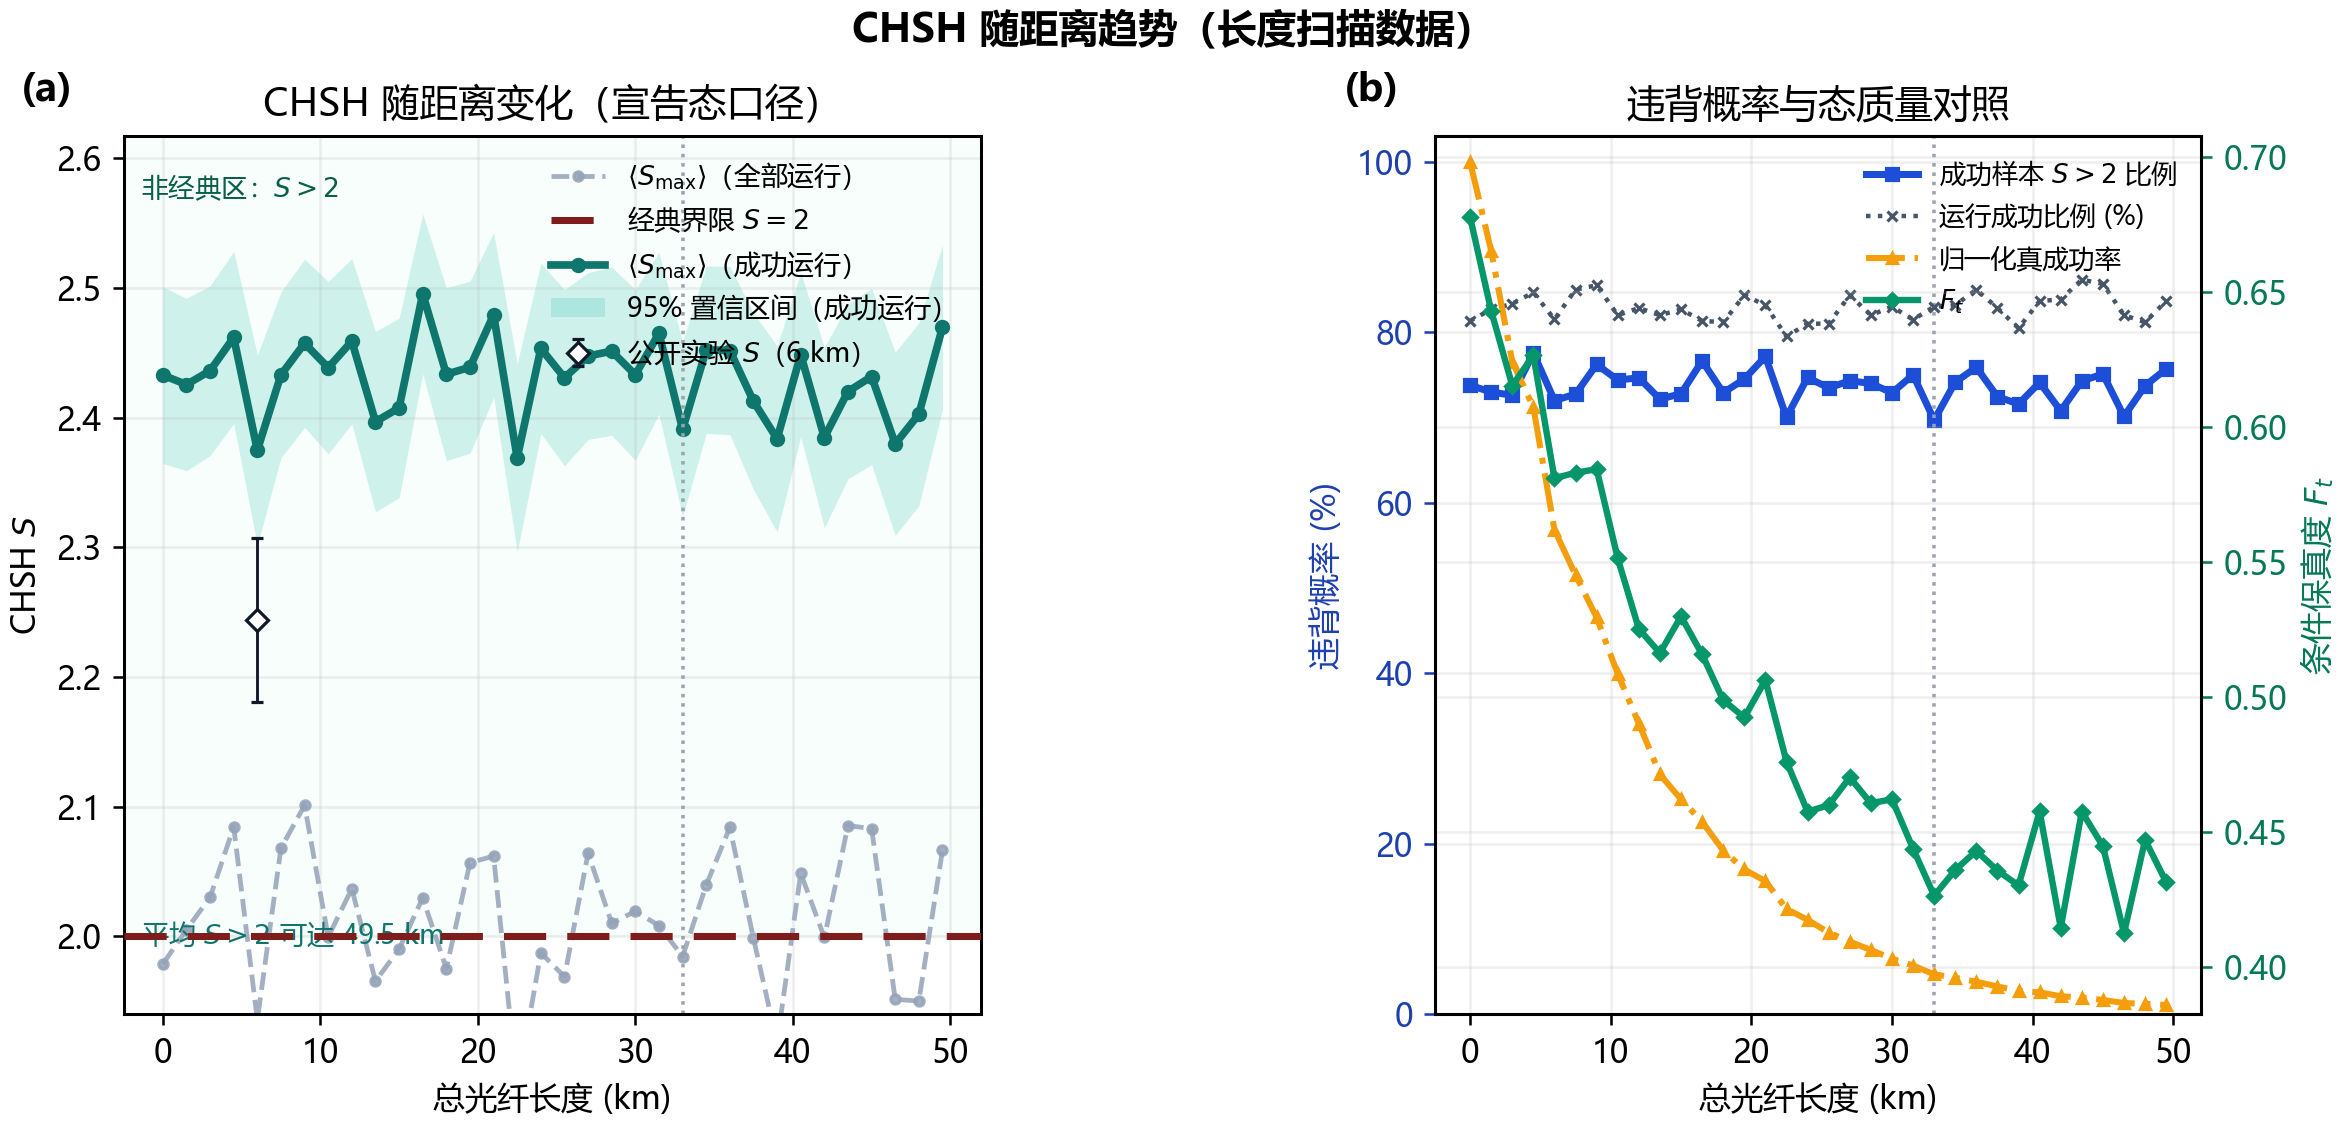

Recreate this plot in Python.
from plot_style import frame_all_axes
import argparse
import csv
import pathlib

import matplotlib.pyplot as plt
import numpy as np

EXPORT_PNG = True
EXP_CHSH_LENGTH_KM = 6.0
EXP_CHSH_S = 2.244
EXP_CHSH_S_ERR = 0.063


def _repo_root() -> pathlib.Path:
    return pathlib.Path(__file__).resolve().parents[2]


def _default_summary_csv() -> pathlib.Path:
    return (
        pathlib.Path(__file__).resolve().parents[1]
        / "data"
        / "length_scan_server_output_20260218_1926"
        / "summary"
        / "length_scan_summary.csv"
    )


def _default_runs_csv(summary_csv: pathlib.Path) -> pathlib.Path:
    return summary_csv.with_name("length_scan_runs.csv")


def _parse_args() -> argparse.Namespace:
    default_summary = _default_summary_csv()
    parser = argparse.ArgumentParser(description="Plot CHSH distance scaling from LENGTH_SCAN summary/runs CSV.")
    parser.add_argument("--summary-csv", type=pathlib.Path, default=default_summary)
    parser.add_argument("--runs-csv", type=pathlib.Path, default=_default_runs_csv(default_summary))
    return parser.parse_args()


def _parse_float(row: dict[str, str], key: str, line_no: int) -> float:
    raw = (row.get(key) or "").strip()
    if raw == "":
        raise ValueError(f"CSV line {line_no}: missing value for '{key}'")
    try:
        value = float(raw)
    except ValueError as exc:
        raise ValueError(f"CSV line {line_no}: invalid float '{raw}' for '{key}'") from exc
    if not np.isfinite(value):
        raise ValueError(f"CSV line {line_no}: non-finite '{raw}' for '{key}'")
    return value


def _load_summary(summary_csv: pathlib.Path) -> dict[str, np.ndarray]:
    if not summary_csv.exists():
        raise FileNotFoundError(f"Summary CSV not found: {summary_csv}")

    with summary_csv.open("r", encoding="utf-8", newline="") as fh:
        reader = csv.DictReader(fh)
        rows = list(reader)
        fieldnames = set(reader.fieldnames or [])

    required = ("length_km", "chsh_s_max_avg", "fidelity_true_avg", "p_success_true_abs_avg")
    missing = [key for key in required if key not in fieldnames]
    if missing:
        raise ValueError(f"Summary CSV missing columns: {', '.join(missing)}")
    if not rows:
        raise ValueError(f"Summary CSV has no rows: {summary_csv}")

    records = []
    for line_no, row in enumerate(rows, start=2):
        records.append(
            (
                _parse_float(row, "length_km", line_no),
                _parse_float(row, "chsh_s_max_avg", line_no),
                _parse_float(row, "fidelity_true_avg", line_no),
                _parse_float(row, "p_success_true_abs_avg", line_no),
            )
        )
    arr = np.asarray(records, dtype=float)
    order = np.argsort(arr[:, 0])
    arr = arr[order]
    return {
        "length_km": arr[:, 0],
        "s_mean": arr[:, 1],
        "f_t": arr[:, 2],
        "p_t": arr[:, 3],
    }


def _load_run_stats(runs_csv: pathlib.Path, lengths: np.ndarray) -> dict[str, np.ndarray]:
    n = lengths.size
    result = {
        "s_sem": np.zeros(n, dtype=float),
        "s_violate_prob": np.zeros(n, dtype=float),
        "counts": np.zeros(n, dtype=int),
        "s_cond_mean": np.full(n, np.nan, dtype=float),
        "s_cond_sem": np.zeros(n, dtype=float),
        "s_cond_violate_prob": np.zeros(n, dtype=float),
        "s_cond_counts": np.zeros(n, dtype=int),
        "success_rate": np.zeros(n, dtype=float),
    }
    if not runs_csv.exists():
        return result

    with runs_csv.open("r", encoding="utf-8", newline="") as fh:
        reader = csv.DictReader(fh)
        fieldnames = set(reader.fieldnames or [])
        if not {"length_km", "chsh_s_max"}.issubset(fieldnames):
            return result
        has_success_col = "success" in fieldnames
        groups_all: dict[float, list[float]] = {}
        groups_success: dict[float, list[float]] = {}
        groups_success_flag: dict[float, list[int]] = {}
        for row in reader:
            try:
                length_km = float((row.get("length_km") or "").strip())
                s_val = float((row.get("chsh_s_max") or "").strip())
            except ValueError:
                continue
            if not (np.isfinite(length_km) and np.isfinite(s_val)):
                continue
            key = round(length_km, 9)
            groups_all.setdefault(key, []).append(float(s_val))
            if has_success_col:
                success_raw = (row.get("success") or "").strip()
                try:
                    success_flag = int(success_raw)
                except ValueError:
                    continue
                groups_success_flag.setdefault(key, []).append(1 if success_flag > 0 else 0)
                if success_flag > 0:
                    groups_success.setdefault(key, []).append(float(s_val))
            elif s_val > 0.0:
                groups_success.setdefault(key, []).append(float(s_val))

    for i, length_km in enumerate(lengths):
        key = round(float(length_km), 9)
        vals = groups_all.get(key, [])
        if len(vals) == 0:
            continue
        arr = np.asarray(vals, dtype=float)
        result["counts"][i] = int(arr.size)
        if arr.size > 1:
            result["s_sem"][i] = float(np.std(arr, ddof=1) / np.sqrt(arr.size))
        result["s_violate_prob"][i] = float(np.mean(arr > 2.0))
        if has_success_col:
            flags = groups_success_flag.get(key, [])
            if len(flags) == len(vals) and len(flags) > 0:
                result["success_rate"][i] = float(np.mean(np.asarray(flags, dtype=float)))
            elif len(vals) > 0:
                result["success_rate"][i] = float(len(groups_success.get(key, [])) / len(vals))
        elif len(vals) > 0:
            result["success_rate"][i] = float(len(groups_success.get(key, [])) / len(vals))

        vals_success = groups_success.get(key, [])
        if len(vals_success) == 0:
            continue
        arr_success = np.asarray(vals_success, dtype=float)
        result["s_cond_counts"][i] = int(arr_success.size)
        result["s_cond_mean"][i] = float(np.mean(arr_success))
        if arr_success.size > 1:
            result["s_cond_sem"][i] = float(np.std(arr_success, ddof=1) / np.sqrt(arr_success.size))
        result["s_cond_violate_prob"][i] = float(np.mean(arr_success > 2.0))
    return result


def _nearest_index(x_target: float, x: np.ndarray) -> int:
    return int(np.argmin(np.abs(np.asarray(x, dtype=float) - float(x_target))))


def _panel_label(ax: plt.Axes, label: str) -> None:
    ax.text(
        -0.12,
        1.03,
        label,
        transform=ax.transAxes,
        fontsize=12.0,
        fontweight="bold",
        ha="left",
        va="bottom",
    )


def main() -> None:
    args = _parse_args()
    summary = _load_summary(args.summary_csv)
    run_stats = _load_run_stats(args.runs_csv, summary["length_km"])

    length_km = summary["length_km"]
    s_mean_summary = summary["s_mean"]
    f_t = np.clip(summary["f_t"], 0.0, 1.0)
    p_t = np.clip(summary["p_t"], np.finfo(float).tiny, None)

    s_mean_plot = np.asarray(s_mean_summary, dtype=float).copy()
    s_sem_plot = np.asarray(run_stats["s_sem"], dtype=float).copy()
    violate_prob_plot = np.asarray(run_stats["s_violate_prob"], dtype=float).copy()
    cond_mask = np.asarray(run_stats["s_cond_counts"], dtype=int) > 0
    use_cond = bool(np.any(cond_mask))
    if use_cond:
        s_mean_plot[cond_mask] = np.asarray(run_stats["s_cond_mean"], dtype=float)[cond_mask]
        s_sem_plot[cond_mask] = np.asarray(run_stats["s_cond_sem"], dtype=float)[cond_mask]
        violate_prob_plot[cond_mask] = np.asarray(run_stats["s_cond_violate_prob"], dtype=float)[cond_mask]

    s_ci95 = 1.96 * s_sem_plot
    violate_pct = 100.0 * violate_prob_plot
    if np.all(np.asarray(run_stats["counts"], dtype=int) <= 0):
        violate_pct = 100.0 * (s_mean_plot > 2.0).astype(float)

    valid_nonlocal = np.where(s_mean_plot > 2.0)[0]
    max_nonlocal_length = float(length_km[valid_nonlocal[-1]]) if valid_nonlocal.size > 0 else float("nan")

    plt.rcParams.update(
        {
            "font.family": "sans-serif",
            "font.sans-serif": [
                "Microsoft YaHei",
                "SimHei",
                "SimSun",
                "Noto Sans CJK SC",
                "Source Han Sans SC",
                "Arial Unicode MS",
                "DejaVu Sans",
            ],
            "axes.unicode_minus": False,
            "axes.spines.top": False,
            "axes.spines.right": False,
            "axes.grid": True,
            "grid.alpha": 0.20,
            "grid.linewidth": 0.8,
        }
    )

    fig = plt.figure(figsize=(10.2, 4.9), constrained_layout=True)
    gs = fig.add_gridspec(1, 2, width_ratios=[1.12, 1.0], wspace=0.28)
    ax0 = fig.add_subplot(gs[0, 0])
    ax1 = fig.add_subplot(gs[0, 1])
    classical_bound = 2.0

    if use_cond:
        ax0.plot(
            length_km,
            s_mean_summary,
            color="#94a3b8",
            lw=1.5,
            ls="--",
            marker="o",
            ms=2.9,
            alpha=0.85,
            label=r"$\langle S_{\max}\rangle$（全部运行）",
        )
    ax0.axhline(
        classical_bound,
        color="#7f1d1d",
        lw=2.2,
        ls=(0, (6, 3)),
        label="经典界限 $S=2$",
        zorder=4,
    )
    s_label = (
        r"$\langle S_{\max}\rangle$（成功运行）"
        if use_cond
        else r"$\langle S_{\max}\rangle$"
    )
    ci_label = "95% 置信区间（成功运行）" if use_cond else "95% 置信区间（运行级）"
    ax0.plot(length_km, s_mean_plot, color="#0f766e", lw=2.4, marker="o", ms=3.8, label=s_label)
    exp_idx = None
    if float(np.min(length_km)) <= EXP_CHSH_LENGTH_KM <= float(np.max(length_km)):
        exp_idx = _nearest_index(EXP_CHSH_LENGTH_KM, length_km)
        ax0.errorbar(
            [EXP_CHSH_LENGTH_KM],
            [EXP_CHSH_S],
            yerr=[EXP_CHSH_S_ERR],
            fmt="D",
            ms=5.0,
            mfc="white",
            mec="#111827",
            ecolor="#111827",
            elinewidth=0.9,
            capsize=2.0,
            zorder=7,
            label="公开实验 $S$（6 km）",
        )
    ax0.fill_between(
        length_km,
        s_mean_plot - s_ci95,
        s_mean_plot + s_ci95,
        color="#14b8a6",
        alpha=0.18,
        linewidth=0.0,
        label=ci_label,
    )
    ax0.axvline(33.0, lw=1.1, color="#9ca3af", ls=":")
    ax0.set_xlabel("总光纤长度 (km)")
    ax0.set_ylabel("CHSH $S$")
    y_min = float(np.min(s_mean_plot - s_ci95))
    y_max = float(np.max(s_mean_plot + s_ci95))
    if exp_idx is not None:
        y_min = min(y_min, EXP_CHSH_S - EXP_CHSH_S_ERR)
        y_max = max(y_max, EXP_CHSH_S + EXP_CHSH_S_ERR)
    pad = max(0.06 * (y_max - y_min), 0.06)
    # 强制把经典界 S=2 保持在可见范围内，避免成功条件口径下曲线整体>2时把参考线裁掉。
    classical_margin = max(0.10 * max(y_max - y_min, 0.3), 0.06)
    y_lower = min(y_min - pad, classical_bound - classical_margin)
    y_upper = max(y_max + pad, classical_bound + classical_margin)
    ax0.set_ylim(y_lower, y_upper)
    ylim_top = float(ax0.get_ylim()[1])
    if ylim_top > classical_bound:
        ax0.axhspan(classical_bound, ylim_top, color="#ecfdf5", alpha=0.35, zorder=0)
    ax0.set_title("CHSH 随距离变化（宣告态口径）")
    ax0.legend(frameon=False, fontsize=8.4, loc="upper right")
    _panel_label(ax0, "(a)")
    ax0.text(
        0.02,
        0.93,
        r"非经典区：$S>2$",
        transform=ax0.transAxes,
        fontsize=8.3,
        color="#065f46",
    )

    if np.isfinite(max_nonlocal_length):
        ax0.text(
            0.02,
            0.08,
            rf"平均 $S>2$ 可达 {max_nonlocal_length:.1f} km",
            transform=ax0.transAxes,
            fontsize=8.5,
            color="#0f766e",
        )

    violate_label = r"成功样本 $S>2$ 比例" if use_cond else r"$S>2$ 比例"
    ax1.plot(length_km, violate_pct, color="#1d4ed8", lw=2.2, marker="s", ms=3.5, label=violate_label)
    ax1.set_xlabel("总光纤长度 (km)")
    ax1.set_ylabel("违背概率 (%)", color="#1e40af")
    ax1.tick_params(axis="y", colors="#1e40af")
    ax1.set_ylim(0.0, 103.0)
    ax1.axvline(33.0, lw=1.1, color="#9ca3af", ls=":")
    if use_cond:
        success_pct = 100.0 * np.asarray(run_stats["success_rate"], dtype=float)
        ax1.plot(
            length_km,
            success_pct,
            color="#475569",
            lw=1.4,
            marker="x",
            ms=3.0,
            ls=":",
            label="运行成功比例 (%)",
        )

    ax1_r = ax1.twinx()
    ax1_r.plot(length_km, f_t, color="#059669", lw=2.0, marker="D", ms=3.0, label=r"$F_t$")
    ax1_r.set_ylabel(r"条件保真度 $F_t$", color="#047857")
    ax1_r.tick_params(axis="y", colors="#047857")
    ax1_r.set_ylim(max(0.0, float(np.min(f_t)) - 0.03), min(1.0, float(np.max(f_t)) + 0.03))

    # Add normalized true-component context as a visible trend line.
    p_t_norm = p_t / float(np.max(p_t))
    ax1.plot(
        length_km,
        100.0 * p_t_norm,
        color="#f59e0b",
        lw=1.9,
        marker="^",
        ms=3.3,
        ls="-.",
        label=r"归一化真成功率",
    )

    lines = []
    labels = []
    for axis in (ax1, ax1_r):
        axis_lines, axis_labels = axis.get_legend_handles_labels()
        lines.extend(axis_lines)
        labels.extend(axis_labels)
    ax1.legend(lines, labels, frameon=False, fontsize=8.2, loc="upper right")
    ax1.set_title("违背概率与态质量对照")
    _panel_label(ax1, "(b)")

    fig.suptitle(
        "CHSH 随距离趋势（长度扫描数据）",
        fontsize=12.4,
        fontweight="bold",
    )

    out_base = pathlib.Path(__file__).with_suffix("")
    frame_all_axes(fig)
    fig.savefig(out_base.with_suffix(".pdf"), dpi=260)
    if EXPORT_PNG:
        fig.savefig(out_base.with_suffix(".png"), dpi=230)
    plt.close(fig)


if __name__ == "__main__":
    main()
